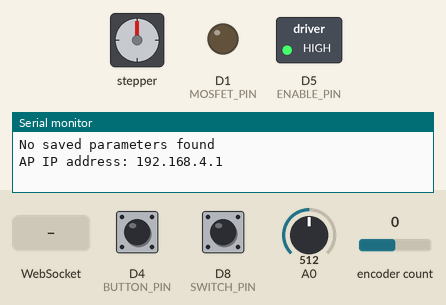
Simulated run of this sketch. Board: ESP8266 (NodeMCU). On the bench: stepper motor, switched loads named in the sketch (green lamp = pin HIGH), output pins drawn as LEDs (lit = HIGH), the last lines printed to the serial monitor. The test bench sets the inputs (shaded band); at power-on: encoder count 0, A0 = 512, D8 (SWITCH_PIN) HIGH, D4 (BUTTON_PIN) HIGH. Storage starts empty; stepper angles assume 200 steps per turn.

Above: at 1.2 s.
1.3 s: WebSocket text "ENABLE" received
At 1.6 s:
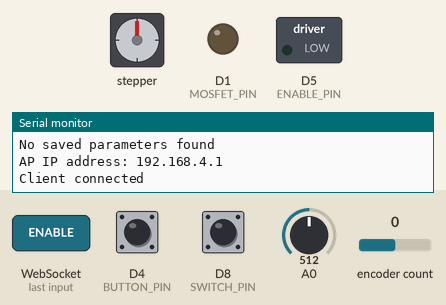
9.9 s: encoder count set to 1
At 10.05 s:
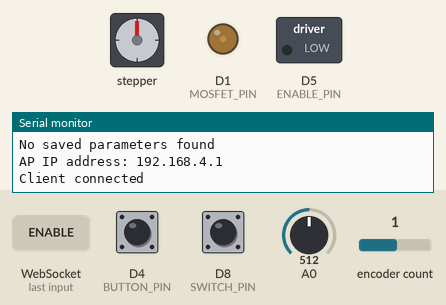
13.4 s: A0 set to 31
16.9 s: A0 set to 26
At 19.1 s:
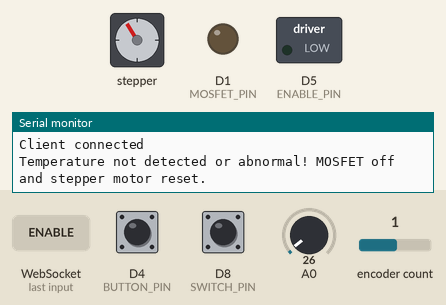
19.5 s: encoder count set to 2
At 21.4 s:
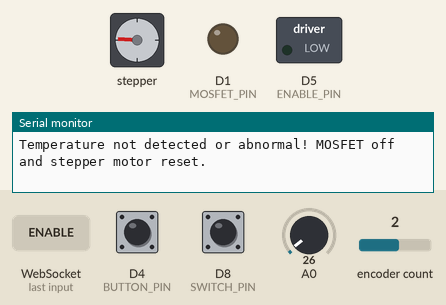
23.0 s: D8 (SWITCH_PIN) pulled LOW for 0.15 s
At 23.9 s:
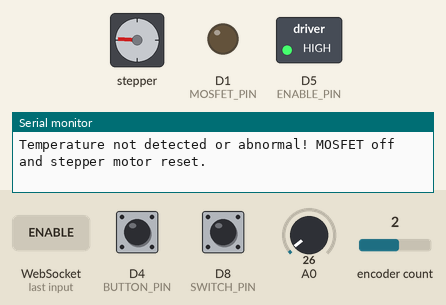
Timing chart, 0 to 25.6 s (numbered marks = the images above; inputs shaded):
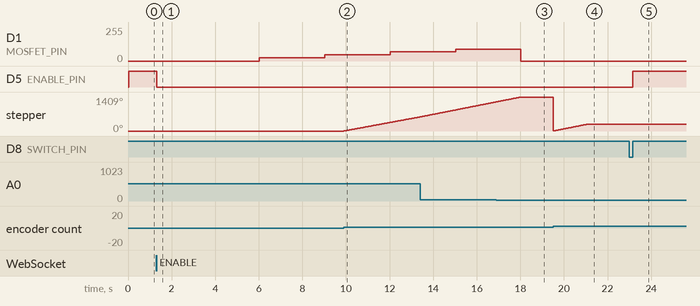

The sketch:

ESP8266_13dcfilamentmaker.ino
```cpp
// (licence header left out)
#include <ESP8266WiFi.h>          // Library for managing WiFi functionality on the ESP8266
#include <ESPAsyncWebServer.h>     // Library for asynchronous web server on ESP8266
#include <ESPAsyncTCP.h>           // Library for asynchronous TCP communication
#include <Encoder.h>               // Library to interface with rotary encoders
#include <AccelStepper.h>          // Library for controlling stepper motors
#include <PID_v1.h>                // Library for PID control algorithm
#include <FS.h>                    // Library for SPIFFS (SPI Flash File System)
#include <Ticker.h>                // Library for Ticker, used for timed callbacks


/*
 * The code below is licensed under the MIT License.
 *
 * MIT License
 *
 * Copyright (c) 2024 13DCreator
 *
 * Permission is hereby granted, free of charge, to any person obtaining a copy
 * of this software and associated documentation files (the "Software"), to deal
 * in the Software without restriction, including without limitation the rights
 * to use, copy, modify, merge, publish, distribute, sublicense, and/or sell
 * copies of the Software, and to permit persons to whom the Software is
 * furnished to do so, subject to the following conditions:
 *
 * The above copyright notice and this permission notice shall be included in all
 * copies or substantial portions of the Software.
 *
 * THE SOFTWARE IS PROVIDED "AS IS", WITHOUT WARRANTY OF ANY KIND, EXPRESS OR
 * IMPLIED, INCLUDING BUT NOT LIMITED TO THE WARRANTIES OF MERCHANTABILITY,
 * FITNESS FOR A PARTICULAR PURPOSE, AND NONINFRINGEMENT. IN NO EVENT SHALL THE
 * AUTHORS OR COPYRIGHT HOLDERS BE LIABLE FOR ANY CLAIM, DAMAGES, OR OTHER
 * LIABILITY, WHETHER IN AN ACTION OF CONTRACT, TORT OR OTHERWISE, ARISING FROM,
 * OUT OF OR IN CONNECTION WITH THE SOFTWARE OR THE USE OR OTHER DEALINGS IN THE
 * SOFTWARE.
 */

// Define pins for connecting components
#define CLK_PIN D2
#define DT_PIN D3
#define BUTTON_PIN D4
#define SWITCH_PIN D8
#define STEP_PIN D6
#define DIR_PIN D7
#define ENABLE_PIN D5
#define MOSFET_PIN D1


// Thermistor parameters

      // Uncomment if using a 10k resistor
const float R1 = 10000; // Pull-up resistor value in ohms, used with the thermistor
      // Uncomment if using a 100k resistor
//const float R1 = 100000; // Pull-up resistor value in ohms, used with the thermistor

const float BETA = 3950; // Beta coefficient of the thermistor for temperature calculations
const float T0 = 298.15; // Reference temperature in Kelvin (25°C)
const float R0 = 100000; // Thermistor resistance at reference temperature (in ohms)

// WiFi credentials for AP mode
const char* apSSID = "13DC";
const char* apPassword = "13dcreator";

// Interval for temperature reading
const int temperatureUpdateInterval = 3000; // 3 seconds

Encoder encoder(CLK_PIN, DT_PIN);
AsyncWebSocket webSocket("/ws");
AsyncWebServer server(80);
AccelStepper stepper(AccelStepper::DRIVER, STEP_PIN, DIR_PIN);

// PID variables
double Setpoint = 175.0, Input, Output; // Set temperature
double Kp = 11, Ki = 0.34, Kd = 11; // PID constants
PID myPID(&Input, &Output, &Setpoint, Kp, Ki, Kd, DIRECT);

long lastEncoderPosition = 0;
long currentSliderValue = 0;
const int sliderMin = -5000;
const int sliderMax = 5000;
const int maxSpeed = 5000;
const int stepInterval = 25;
const int scaleFactor = 25;
const int encoderResolution = 1;

// Timing variables for Ticker
Ticker temperatureTicker;

// LPF parameters
const float alpha = 0.1; // Smoothing factor (adjust as needed)
float lastFilteredOutput = 0; // Last filtered PID output value

// Function to scale encoder value
long scaleEncoderValue(long value) {
  return value * scaleFactor;
}

// Function to round value to nearest multiple of scaleFactor
long roundToNearestScale(long value) {
  return (value / scaleFactor) * scaleFactor;
}

// Function to read temperature from thermistor
float readTemperature() {
    int analogValue = analogRead(A0); // Read analog value from A0
    if (analogValue == 0) {
        return 0.0; // Prevent division by zero
    }
    float resistance = R1 * (1023.0 / analogValue - 1); // Calculate resistance of thermistor
    float temperature = 1.0 / (log(resistance / R0) / BETA + 1.0 / T0) - 273.15; // Convert to temperature in Celsius
    return temperature;
}

// HTML content for the web page
const char htmlPage[] PROGMEM = R"rawliteral(
<!DOCTYPE html>
<html lang="en">
<head>
<meta charset="UTF-8">
<meta name="viewport" content="width=device-width, initial-scale=1.0">
<title>Encoder and Slider Sync</title>
<style>
  body {
    font-family: Arial, sans-serif;
    display: flex;
    flex-direction: column;
    align-items: center;
    justify-content: center;
    min-height: 100vh;
    margin: 0;
    background-color: #f4f4f9;
    text-align: center;
  }
  h1 {
    color: #333;
  }
  h2 {
    color: #555;
  }
  .container {
    width: 90%;
    max-width: 600px;
    padding: 20px;
    background: #fff;
    border-radius: 8px;
    box-shadow: 0 4px 8px rgba(0, 0, 0, 0.1);
  }
  .status {
    font-size: 20px;
    font-weight: bold;
  }
  input[type="range"] {
    margin: 10px 0;
  width: 80%;
  }

    input[type="number"] {
    margin: 10px 0;
  width: 10%;
  }


  button {
    padding: 10px 20px;
    font-size: 16px;
    border: none;
    border-radius: 5px;
    background-color: #007bff;
    color: #fff;
    cursor: pointer;
    margin: 10px;
  }
  button:hover {
    background-color: #0056b3;
  }
  p {
    margin: 10px 0;
  }
</style>
</head>
<body>
  <div class="container">

    <h2>Temperature Control</h2>
    <p>Current Temperature: <span id="temperatureValue">0</span> °C</p>
  <br>

  <p>Set Temperature:</p>
    <p> <input type="number" id="setTemp" value="100"> °C</p>

      <button id="setTempButton">Set Temperature</button>

    <h2>PID Control</h2>
    <p>Kp: <input type="number" id="kpValue" value="2" step="0.1"></p>
    <p>Ki: <input type="number" id="kiValue" value="5" step="0.1"></p>
    <p>Kd: <input type="number" id="kdValue" value="1" step="0.1"></p>
    <button id="applyPIDButton">Apply PID</button>
  </div>

  <script>
    var socket = new WebSocket('ws://' + location.hostname + '/ws');

    socket.onmessage = function(event) {
      var data = event.data;
      if (data.startsWith("TEMP:")) {
        document.getElementById('temperatureValue').innerText = data.substring(5);
      } else if (data.startsWith("SETPOINT:")) {
        document.getElementById('setTemp').value = data.substring(9);
      } else if (data.startsWith("PID:")) {
        var pidValues = data.substring(4).split(',');
        document.getElementById('kpValue').value = pidValues[0];
        document.getElementById('kiValue').value = pidValues[1];
        document.getElementById('kdValue').value = pidValues[2];
      }


        //else if (data === "ENABLE") {
        //  document.getElementById('switchStatus').innerText = "Enabled";
       //   document.getElementById('switchStatus').style.color = "green";
      //  }


        //else if (data === "DISABLE") {
       //   document.getElementById('switchStatus').innerText = "Disabled";
        //  document.getElementById('switchStatus').style.color = "red";
      //  }
      //}
    };


    //document.getElementById('resetButton').onclick = function() {
    //  socket.send('RESET');
   // };

    document.getElementById('setTempButton').onclick = function() {
      var setTemp = document.getElementById('setTemp').value;
      socket.send('SET_TEMP:' + setTemp);
    };

    document.getElementById('applyPIDButton').onclick = function() {
      var kp = document.getElementById('kpValue').value;
      var ki = document.getElementById('kiValue').value;
      var kd = document.getElementById('kdValue').value;
      socket.send('SET_PID:' + kp + ',' + ki + ',' + kd);
    };
  </script>
</body>
</html>


)rawliteral";

// Function to save parameters to SPIFFS
void saveParameters() {
  File file = SPIFFS.open("/params.csv", "w");
  if (!file) {
    Serial.println("Failed to open file for writing");
    return;
  }
  file.printf("%.2f,%.2f,%.2f,%.2f\n", Setpoint, Kp, Ki, Kd);
  file.close();
  Serial.println("Parameters saved");
}

// Function to load parameters from SPIFFS
void loadParameters() {
  File file = SPIFFS.open("/params.csv", "r");
  if (!file) {
    Serial.println("No saved parameters found");
    return;
  }

  String configData = file.readStringUntil('\n');
  file.close();

  int comma1 = configData.indexOf(',');
  int comma2 = configData.indexOf(',', comma1 + 1);
  int comma3 = configData.indexOf(',', comma2 + 1);

  Setpoint = configData.substring(0, comma1).toDouble();
  Kp = configData.substring(comma1 + 1, comma2).toDouble();
  Ki = configData.substring(comma2 + 1, comma3).toDouble();
  Kd = configData.substring(comma3 + 1).toDouble();

  myPID.SetTunings(Kp, Ki, Kd); // Apply loaded PID values
  Serial.println("Parameters loaded");
}

// Function to apply LPF
float applyLowPassFilter(float newValue) {
  lastFilteredOutput = alpha * newValue + (1 - alpha) * lastFilteredOutput;
  return lastFilteredOutput;
}

// Ticker callback for managing temperature
void temperatureCallback() {


  Input = readTemperature(); // Update input with the latest temperature reading

  // Check if temperature is valid (not NaN, zero, or abnormal)
  if (isnan(Input) || Input <= 0.0 || Input > 250.0) { // Assumes maximum valid temperature is 250°C
    analogWrite(MOSFET_PIN, 0); // Turn off MOSFET if temperature is invalid
    resetPosition(); // Reset stepper motor position
    Serial.println("Temperature not detected or abnormal! MOSFET off and stepper motor reset.");
    webSocket.textAll("ERROR: Temperature not detected or abnormal!");
    return; // Exit without running PID
  }

  myPID.Compute(); // Compute PID output

  // Apply LPF to PID output
  float smoothedOutput = applyLowPassFilter(Output);

  analogWrite(MOSFET_PIN, constrain(smoothedOutput, 0, 255)); // Apply PID output to MOSFET
  webSocket.textAll("TEMP:" + String(Input));
}


void setup() {
  Serial.begin(115200);

  if (!SPIFFS.begin()) {
    Serial.println("An error has occurred while mounting SPIFFS");
    return;
  }

  loadParameters(); // Load parameters from SPIFFS

  WiFi.mode(WIFI_AP);
  WiFi.softAP(apSSID, apPassword);
  IPAddress IP = WiFi.softAPIP();
  Serial.print("AP IP address: ");
  Serial.println(IP);

  webSocket.onEvent(onWebSocketEvent);
  server.addHandler(&webSocket);

  server.on("/", HTTP_GET, [](AsyncWebServerRequest *request){
    request->send_P(200, "text/html", htmlPage);
  });

  server.begin();

  stepper.setMaxSpeed(maxSpeed);
  stepper.setAcceleration(maxSpeed / 2);

  pinMode(BUTTON_PIN, INPUT_PULLUP);
  pinMode(ENABLE_PIN, OUTPUT);
  digitalWrite(ENABLE_PIN, LOW);

  pinMode(SWITCH_PIN, INPUT);
  pinMode(MOSFET_PIN, OUTPUT);
  myPID.SetMode(AUTOMATIC); // Set PID mode to automatic

  // Initialize Ticker to call temperatureCallback every 2 seconds
  temperatureTicker.attach_ms(temperatureUpdateInterval, temperatureCallback);
}

void loop() {
  webSocket.cleanupClients();
  manageStepper();
}

void manageStepper() {
  bool switchState = digitalRead(SWITCH_PIN) == LOW;
  static bool lastSwitchState = HIGH;

  if (switchState != lastSwitchState) {
    lastSwitchState = switchState;
    if (switchState) {
      webSocket.textAll("ENABLE");
      digitalWrite(ENABLE_PIN, LOW);
    } else {
      webSocket.textAll("DISABLE");
      digitalWrite(ENABLE_PIN, HIGH);
    }
  }

  if (digitalRead(BUTTON_PIN) == LOW) {
    resetPosition();
    delay(200);
  }

  long rawEncoderPosition = encoder.read();
  long scaledEncoderPosition = scaleEncoderValue(rawEncoderPosition);
  scaledEncoderPosition = roundToNearestScale(scaledEncoderPosition);
  scaledEncoderPosition = constrain(scaledEncoderPosition, sliderMin, sliderMax);

  if (abs(scaledEncoderPosition - lastEncoderPosition) >= stepInterval) {
    lastEncoderPosition = scaledEncoderPosition;

    if (digitalRead(ENABLE_PIN) == LOW) {
      stepper.setSpeed(map(scaledEncoderPosition, sliderMin, sliderMax, -maxSpeed, maxSpeed));
    }
  }

  stepper.runSpeed();
}


void onWebSocketEvent(AsyncWebSocket *server, AsyncWebSocketClient *client, AwsEventType type, void *arg, uint8_t *payload, size_t length)


{

  // Variable declaration moved outside of switch block
  String pidValues;

  switch(type) {
    case WS_EVT_DATA:
      if (strncmp((const char*)payload, "RESET", length) == 0) {
        resetPosition();
      } else if (strncmp((const char*)payload, "SET_TEMP:", 9) == 0) {
        Setpoint = atof((const char*)payload + 9); // Update set temperature
        saveParameters(); // Save parameter after update
        webSocket.textAll("SETPOINT:" + String(Setpoint));
      } else if (strncmp((const char*)payload, "SET_PID:", 8) == 0) {
        sscanf((const char*)payload + 8, "%lf,%lf,%lf", &Kp, &Ki, &Kd); // Update PID values
        myPID.SetTunings(Kp, Ki, Kd); // Apply new PID values
        saveParameters(); // Save parameters after update
        pidValues = String(Kp) + "," + String(Ki) + "," + String(Kd);
        webSocket.textAll("PID:" + pidValues);
      } else if (strncmp((const char*)payload, "ENABLE", length) == 0) {
        digitalWrite(ENABLE_PIN, LOW);
      } else if (strncmp((const char*)payload, "DISABLE", length) == 0) {
        digitalWrite(ENABLE_PIN, HIGH);
      }
      break;

    case WS_EVT_CONNECT:
      Serial.println("Client connected");
      client->text("SETPOINT:" + String(Setpoint));
      pidValues = String(Kp) + "," + String(Ki) + "," + String(Kd);
      client->text("PID:" + pidValues);
      break;

    case WS_EVT_DISCONNECT:
      Serial.println("Client disconnected");
      break;

    case WS_EVT_ERROR:
      Serial.printf("WebSocket error %u\n", client->id());
      break;

    case WS_EVT_PONG:
      Serial.printf("WebSocket PONG received from client %u\n", client->id());
      break;
  }
}

void resetPosition() {
  encoder.write(0);
  stepper.setCurrentPosition(0);
  webSocket.textAll("0");
}
```

Measured:
- the behaviour switches between 30 and 29 on A0 (found by bisection; images 2 and 3)
- after the input at 1.3 s, D5 (ENABLE_PIN): HIGH → LOW at once
- after the input at 9.9 s, stepper: keeps turning clockwise at about 167°/s, starting at once
- after the input at 16.9 s, D1 (MOSFET_PIN): 87/255 → 0/255 after 1.1 s; stepper: goes on until 18.0 s, then stays 1409°
- after the input at 19.5 s, stepper: turns 1408° counter-clockwise in 0.00 s, then 272° clockwise in 1.5 s
- after the input at 23.0 s, D5 (ENABLE_PIN): LOW → HIGH after 0.15 s
